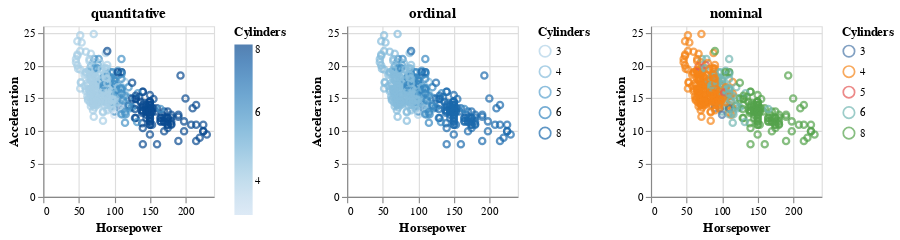

Here is the notebook cell this chart was saved with:
### Markdown cell above
### 2.1 Encoding Data Type

Sometimes we need to deal with different types of data. For example, for continuous data, we want the color to change gradually, but for categorical data, we want the color to be distinct for each category.

There is a way to specify each data type in `encoding()`:

`alt.Chart(df).mark_point().encode(x = ':Q')`

or

`alt.Chart(df).mark_point().encode(alt.X(field = '', type = 'quantitative')`

Here are possible data types:

|Data Type|	Shorthand Code|	Description|
| :-: | :-: | :-: |
|quantitative|	`Q`	| a continuous real-valued quantity | 
|ordinal| `O` |	a discrete ordered quantity | 
|nominal| `N` | a discrete unordered category|
|temporal|	`T` | a time or date value|
|geojson|`G` |a geographic shape|

#### Example 1. Scatter plot of the acceleration vs. horsepower colored by number of cylinders in three different ways, with the color encoded as a quantitative, ordinal, and nominal type.

### Code cell
base = alt.Chart(cars).mark_point().encode(
    alt.X('Horsepower',
          type = 'quantitative',
          title = 'Horsepower'),
    alt.Y('Acceleration',
          type = 'quantitative',
          title = 'Acceleration')
).properties(
    width=150,
    height=150
)

# horizontally concat three graphs
alt.hconcat(
   base.encode(alt.Color('Cylinders', type = 'quantitative')).properties(title='quantitative'),
   base.encode(alt.Color('Cylinders', type = 'ordinal')).properties(title='ordinal'),
   base.encode(alt.Color('Cylinders', type = 'nominal')).properties(title='nominal')
)

### Figure 1 — Vega-Lite specification as saved in the notebook (floating-point values rounded to 4 significant figures; data arrays with more than 128 entries replaced by an {"elided": "..."} marker saying what was removed)
{"config": {"view": {"continuousWidth": 400, "continuousHeight": 300}}, "hconcat": [{"mark": "point", "encoding": {"color": {"type": "quantitative", "field": "Cylinders"}, "x": {"type": "quantitative", "field": "Horsepower", "title": "Horsepower"}, "y": {"type": "quantitative", "field": "Acceleration", "title": "Acceleration"}}, "height": 150, "title": "quantitative", "width": 150}, {"mark": "point", "encoding": {"color": {"type": "ordinal", "field": "Cylinders"}, "x": {"type": "quantitative", "field": "Horsepower", "title": "Horsepower"}, "y": {"type": "quantitative", "field": "Acceleration", "title": "Acceleration"}}, "height": 150, "title": "ordinal", "width": 150}, {"mark": "point", "encoding": {"color": {"type": "nominal", "field": "Cylinders"}, "x": {"type": "quantitative", "field": "Horsepower", "title": "Horsepower"}, "y": {"type": "quantitative", "field": "Acceleration", "title": "Acceleration"}}, "height": 150, "title": "nominal", "width": 150}], "data": {"name": "data-f02450ab61490a1363517a0190416235"}, "$schema": "https://vega.github.io/schema/vega-lite/v4.8.1.json", "datasets": {"data-f02450ab61490a1363517a0190416235": {"elided": "406 records"}}}
